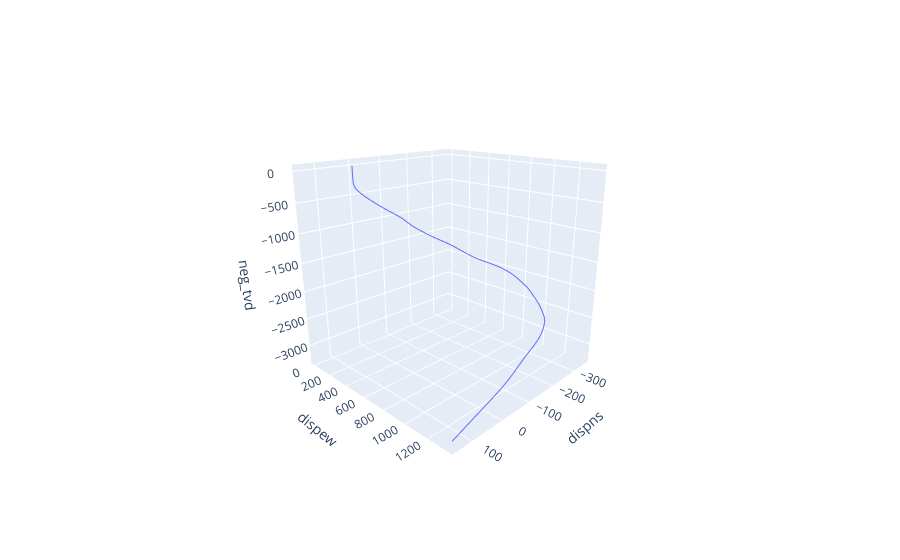

Source (notebook cell):
### Code cell
fig_5 = px.line_3d(df_all_wells[df_all_wells['Well']=='F-5'], 'dispns', 'dispew', 'neg_tvd')
fig_5.show()
